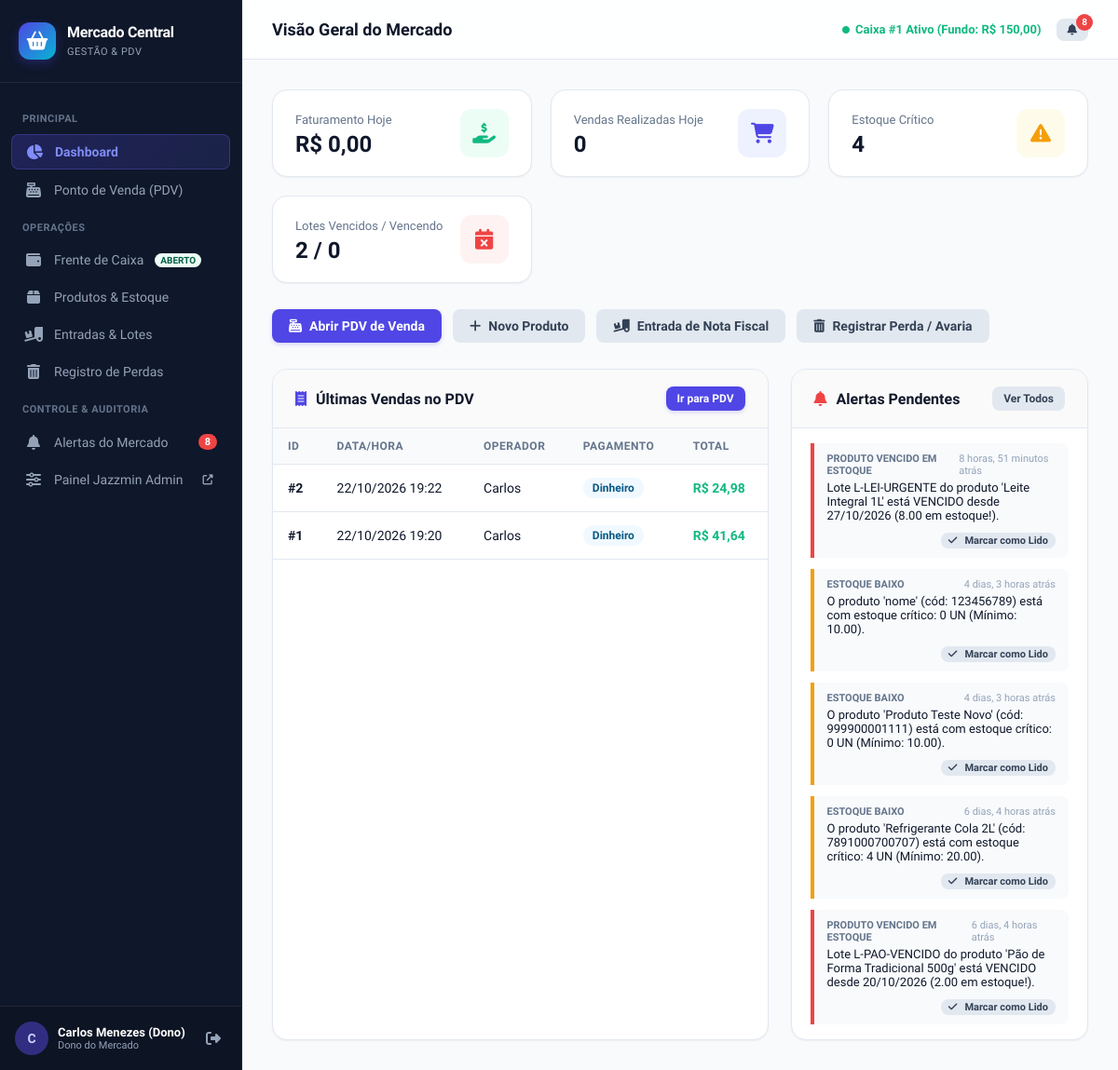
Screenshot of / (signed in) with the database file from the repository.
### mercado/models.py (models this page shows, shortened)
class Usuario(AbstractUser):
    PAPEIS = (
        ('DONO', 'Dono do Mercado'),
        ('GERENTE', 'Gerente'),
        ('OPERADOR', 'Operador de Caixa'),
        ('ESTOQUISTA', 'Estoquista'),
    )
    papel = models.CharField(max_length=20, choices=PAPEIS, default='OPERADOR', verbose_name='Papel')
    class Meta:
        verbose_name = 'Usuário'
        verbose_name_plural = 'Usuários'

class Caixa(models.Model):
    operador = models.ForeignKey(Usuario, on_delete=models.PROTECT, related_name='caixas', verbose_name='Operador')
    aberto = models.BooleanField(default=True, verbose_name='Caixa Aberto?')
    data_abertura = models.DateTimeField(default=timezone.now, blank=True, verbose_name='Data de Abertura')
    data_fechamento = models.DateTimeField(null=True, blank=True, verbose_name='Data de Fechamento')
    fundo_troco_inicial = models.DecimalField(max_digits=10, decimal_places=2, default=0, verbose_name='Fundo de Troco Inicial (R$)')
    valor_fisico_conferido = models.DecimalField(max_digits=10, decimal_places=2, null=True, blank=True, verbose_name='Valor Físico Conferido (R$)')
    valor_sistema = models.DecimalField(max_digits=10, decimal_places=2, default=0, verbose_name='Valor Esperado no Sistema (R$)')
    observacao = models.TextField(blank=True, null=True, verbose_name='Observação do Fechamento')
    class Meta:
        verbose_name = 'Caixa'
        verbose_name_plural = 'Caixas'
        ordering = ['-data_abertura']

class Venda(models.Model):
    MEIOS_PAGAMENTO = (
        ('DINHEIRO', 'Dinheiro'),
        ('CARTAO_DEBITO', 'Cartão de Débito'),
        ('CARTAO_CREDITO', 'Cartão de Crédito'),
        ('PIX', 'PIX'),
    )
    caixa = models.ForeignKey(Caixa, on_delete=models.CASCADE, related_name='vendas', null=True, blank=True, verbose_name='Caixa')
    operador = models.ForeignKey(Usuario, on_delete=models.PROTECT, related_name='vendas_realizadas', verbose_name='Operador')
    meio_pagamento = models.CharField(max_length=30, choices=MEIOS_PAGAMENTO, default='DINHEIRO', verbose_name='Meio de Pagamento')
    data_venda = models.DateTimeField(default=timezone.now, blank=True, verbose_name='Data da Venda')
    sincronizado_offline = models.BooleanField(default=False, verbose_name='Sincronizado Offline?')
    total = models.DecimalField(max_digits=10, decimal_places=2, default=0, verbose_name='Valor Total (R$)')
    class Meta:
        verbose_name = 'Venda'
        verbose_name_plural = 'Vendas'
        ordering = ['-data_venda']

class Alerta(models.Model):
    TIPOS = (
        ('ESTOQUE_BAIXO', 'Estoque Baixo'),
        ('VENCIMENTO_PROXIMO', 'Produto Próximo do Vencimento'),
        ('VENCIDO', 'Produto Vencido em Estoque'),
        ('DIFERENCA_CAIXA', 'Diferença no Fechamento de Caixa'),
        ('SISTEMA', 'Aviso do Sistema'),
    )
    tipo = models.CharField(max_length=30, choices=TIPOS, default='ESTOQUE_BAIXO', verbose_name='Tipo de Alerta')
    mensagem = models.TextField(verbose_name='Mensagem do Alerta')
    visto = models.BooleanField(default=False, verbose_name='Visto pelo Dono?')
    data_criacao = models.DateTimeField(default=timezone.now, blank=True, verbose_name='Data de Criação')
    produto = models.ForeignKey(Produto, on_delete=models.CASCADE, null=True, blank=True, related_name='alertas')
    lote = models.ForeignKey(Lote, on_delete=models.CASCADE, null=True, blank=True, related_name='alertas')
    class Meta:
        verbose_name = 'Alerta'
        verbose_name_plural = 'Alertas'
        ordering = ['visto', '-data_criacao']

### mercado/views.py (the view)
# urls.py: path('', views.dashboard_view, name='dashboard'),
@login_required
def dashboard_view(request):
    hoje = timezone.now().date()
    ControladorAlertas.verificar_alertas()
    vendas_hoje = Venda.objects.filter(data_venda__date=hoje)
    total_faturado_hoje = vendas_hoje.aggregate(total=Sum('total'))['total'] or Decimal('0')
    qtd_vendas_hoje = vendas_hoje.count()
    total_produtos = Produto.objects.filter(ativo=True).count()
    produtos_estoque_baixo = [p for p in Produto.objects.filter(ativo=True) if p.precisa_alerta_estoque()]
    lotes_vencendo = Lote.objects.filter(
        quantidade__gt=0,
        data_validade__lte=hoje + timezone.timedelta(days=15),
        data_validade__gte=hoje
    ).count()
    lotes_vencidos = Lote.objects.filter(
        quantidade__gt=0,
        data_validade__lt=hoje
    ).count()
    ultimas_vendas = Venda.objects.select_related('operador', 'caixa').order_by('-data_venda')[:6]
    alertas_recentes = Alerta.objects.filter(visto=False).order_by('-data_criacao')[:5]
    caixa_atual = Caixa.objects.filter(operador=request.user, aberto=True).first()
    caixas_abertos = Caixa.objects.filter(aberto=True)
    context = {
        'total_faturado_hoje': total_faturado_hoje,
        'qtd_vendas_hoje': qtd_vendas_hoje,
        'total_produtos': total_produtos,
        'qtd_estoque_baixo': len(produtos_estoque_baixo),
        'lotes_vencendo': lotes_vencendo,
        'lotes_vencidos': lotes_vencidos,
        'ultimas_vendas': ultimas_vendas,
        'alertas_recentes': alertas_recentes,
        'caixa_atual': caixa_atual,
        'caixas_abertos': caixas_abertos,
    }
    return render(request, 'mercado/dashboard.html', context)

### templates/mercado/dashboard.html (shortened to what this page needs)
{% extends 'base.html' %}
{% block page_title %}Visão Geral do Mercado{% endblock %}
{% block content %}
<div class="metrics-grid">
  <div class="metric-card">
    <div class="metric-info">
      <span>Faturamento Hoje</span>
      <h3>R$ {{ total_faturado_hoje|floatformat:2 }}</h3>
    </div>
    <div class="metric-icon emerald">
      <i class="fas fa-hand-holding-usd"></i>
    </div>
  </div>
  <div class="metric-card">
    <div class="metric-info">
      <span>Vendas Realizadas Hoje</span>
      <h3>{{ qtd_vendas_hoje }}</h3>
    </div>
    <div class="metric-icon indigo">
      <i class="fas fa-shopping-cart"></i>
    </div>
  </div>
  <div class="metric-card">
    <div class="metric-info">
      <span>Estoque Crítico</span>
      <h3>{{ qtd_estoque_baixo }}</h3>
    </div>
    <div class="metric-icon amber">
      <i class="fas fa-exclamation-triangle"></i>
    </div>
  </div>
  <div class="metric-card">
    <div class="metric-info">
      <span>Lotes Vencidos / Vencendo</span>
      <h3>{{ lotes_vencidos }} / {{ lotes_vencendo }}</h3>
    </div>
    <div class="metric-icon rose">
      <i class="fas fa-calendar-times"></i>
    </div>
  </div>
</div>
<div style="display: flex; gap: 12px; margin-bottom: 28px; flex-wrap: wrap;">
  <a href="{% url 'pdv' %}" class="btn btn-primary">
    <i class="fas fa-cash-register"></i> Abrir PDV de Venda
  </a>
  <a href="{% url 'produto_criar' %}" class="btn btn-secondary">
    <i class="fas fa-plus"></i> Novo Produto
  </a>
  <a href="{% url 'entrada_mercadoria' %}" class="btn btn-secondary">
    <i class="fas fa-truck-loading"></i> Entrada de Nota Fiscal
  </a>
  <a href="{% url 'perda_registrar' %}" class="btn btn-secondary">
    <i class="fas fa-trash-alt"></i> Registrar Perda / Avaria
  </a>
</div>
<div style="display: grid; grid-template-columns: 2fr 1.2fr; gap: 24px;">
  <div class="card">
    <div class="card-header">
      <h3><i class="fas fa-receipt" style="color: var(--primary);"></i> Últimas Vendas no PDV</h3>
      <a href="{% url 'pdv' %}" class="btn btn-sm btn-primary">Ir para PDV</a>
    </div>
    <div class="table-responsive">
      <table class="custom-table">
        <thead>
          <tr>
            <th>ID</th>
            <th>Data/Hora</th>
            <th>Operador</th>
            <th>Pagamento</th>
            <th>Total</th>
          </tr>
        </thead>
        <tbody>
          {% for venda in ultimas_vendas %}
            <tr>
              <td><strong>#{{ venda.id }}</strong></td>
              <td>{{ venda.data_venda|date:"d/m/Y H:i" }}</td>
              <td>{{ venda.operador.first_name|default:venda.operador.username }}</td>
              <td>
                <span class="badge badge-info">{{ venda.get_meio_pagamento_display }}</span>
              </td>
              <td><strong style="color: var(--success);">R$ {{ venda.total|floatformat:2 }}</strong></td>
            </tr>
          {% empty %}
            <tr>
              <td colspan="5" style="text-align: center; color: var(--text-muted); padding: 30px;">
                Nenhuma venda registrada hoje ainda. <a href="{% url 'pdv' %}">Iniciar uma venda agora</a>.
              </td>
            </tr>
          {% endfor %}
        </tbody>
      </table>
    </div>
  </div>
  <div class="card">
    <div class="card-header">
      <h3><i class="fas fa-bell" style="color: var(--danger);"></i> Alertas Pendentes</h3>
      <a href="{% url 'alerta_lista' %}" class="btn btn-sm btn-secondary">Ver Todos</a>
    </div>
    <div class="card-body" style="padding: 16px 20px;">
      {% if alertas_recentes %}
        <div style="display: flex; flex-direction: column; gap: 12px;">
          {% for alerta in alertas_recentes %}
            <div style="border-left: 4px solid {% if alerta.tipo == 'VENCIDO' %}var(--danger){% elif alerta.tipo == 'ESTOQUE_BAIXO' %}var(--warning){% else %}var(--info){% endif %}; padding: 10px 14px; background: #f8fafc; border-radius: 0 var(--radius-sm) var(--radius-sm) 0;">
              <div style="display: flex; justify-content: space-between; align-items: center; margin-bottom: 4px;">
                <span style="font-size: 11px; font-weight: 700; text-transform: uppercase; color: var(--text-muted);">{{ alerta.get_tipo_display }}</span>
                <span style="font-size: 11px; color: var(--text-light);">{{ alerta.data_criacao|timesince }} atrás</span>
              </div>
              <p style="font-size: 13px; color: var(--text-main); margin-bottom: 8px;">{{ alerta.mensagem }}</p>
              <div style="text-align: right;">
                <a href="{% url 'alerta_marcar_visto' alerta.id %}" class="btn btn-sm btn-secondary" style="padding: 2px 8px; font-size: 11px;">
                  <i class="fas fa-check"></i> Marcar como Lido
                </a>
              </div>
            </div>
          {% endfor %}
        </div>
      {% else %}
        <div style="text-align: center; color: var(--text-muted); padding: 30px 0;">
          <i class="fas fa-check-circle" style="font-size: 32px; color: var(--success); margin-bottom: 8px; display: block;"></i>
          Tudo certo! Nenhum alerta crítico pendente no mercado.
        </div>
      {% endif %}
    </div>
  </div>
</div>
{% endblock %}

### templates/base.html (shortened to what this page needs)
{% load static %}
<!DOCTYPE html>
<html lang="pt-br">
<head>
  <link rel="stylesheet" href="https://cdnjs.cloudflare.com/ajax/libs/font-awesome/6.5.1/css/all.min.css">
  <link rel="stylesheet" href="{% static 'css/custom.css' %}">
</head>
<body>
  <aside class="app-sidebar">
    <div class="brand-header">
      <div class="brand-icon">
        <i class="fas fa-shopping-basket"></i>
      </div>
      <div class="brand-text">
        <h1>Mercado Central</h1>
        <span>Gestão &amp; PDV</span>
      </div>
    </div>
    <ul class="sidebar-menu">
      <li class="menu-section-title">Principal</li>
      <li>
        <a href="{% url 'dashboard' %}" class="{% if request.resolver_match.url_name == 'dashboard' %}active{% endif %}">
          <i class="fas fa-chart-pie"></i>
          <span>Dashboard</span>
        </a>
      </li>
      <li>
        <a href="{% url 'pdv' %}" class="{% if request.resolver_match.url_name == 'pdv' %}active{% endif %}">
          <i class="fas fa-cash-register"></i>
          <span>Ponto de Venda (PDV)</span>
        </a>
      </li>
      <li class="menu-section-title">Operações</li>
      <li>
        <a href="{% url 'caixa_status' %}" class="{% if 'caixa' in request.resolver_match.url_name %}active{% endif %}">
          <i class="fas fa-wallet"></i>
          <span>Frente de Caixa</span>
          {% if caixa_aberto_usuario %}
            <span class="badge badge-success" style="font-size: 10px; padding: 2px 6px;">ABERTO</span>
          {% else %}
            <span class="badge badge-neutral" style="font-size: 10px; padding: 2px 6px;">FECHADO</span>
          {% endif %}
        </a>
      </li>
      <li>
        <a href="{% url 'produto_lista' %}" class="{% if 'produto' in request.resolver_match.url_name %}active{% endif %}">
          <i class="fas fa-box"></i>
          <span>Produtos &amp; Estoque</span>
        </a>
      </li>
      <li>
        <a href="{% url 'entrada_lista' %}" class="{% if 'entrada' in request.resolver_match.url_name %}active{% endif %}">
          <i class="fas fa-truck-loading"></i>
          <span>Entradas &amp; Lotes</span>
        </a>
      </li>
      <li>
        <a href="{% url 'perda_lista' %}" class="{% if 'perda' in request.resolver_match.url_name %}active{% endif %}">
          <i class="fas fa-trash-alt"></i>
          <span>Registro de Perdas</span>
        </a>
      </li>
      <li class="menu-section-title">Controle &amp; Auditoria</li>
      <li>
        <a href="{% url 'alerta_lista' %}" class="{% if 'alerta' in request.resolver_match.url_name %}active{% endif %}">
          <i class="fas fa-bell"></i>
          <span>Alertas do Mercado</span>
          {% if total_alertas > 0 %}
            <span class="menu-badge">{{ total_alertas }}</span>
          {% endif %}
        </a>
      </li>
      {% if user.is_staff %}
      <li>
        <a href="/admin/" target="_blank">
          <i class="fas fa-sliders-h"></i>
          <span>Painel Jazzmin Admin</span>
          <i class="fas fa-external-link-alt" style="font-size: 11px; margin-left: auto;"></i>
        </a>
      </li>
      {% endif %}
    </ul>
    <div class="sidebar-footer">
      <div class="user-card">
        <div class="user-avatar">
          {{ user.first_name|default:user.username|slice:":1"|upper }}
        </div>
        <div class="user-info">
          <div class="name">{{ user.get_full_name|default:user.username }}</div>
          <div class="role">{{ user.get_papel_display }}</div>
        </div>
      </div>
      <a href="{% url 'logout' %}" class="btn-logout" title="Sair do Sistema">
        <i class="fas fa-sign-out-alt"></i>
      </a>
    </div>
  </aside>
  <main class="app-main">
    <header class="top-navbar">
      <div class="navbar-title">
        <h2>{% block page_title %}Dashboard{% endblock %}</h2>
      </div>
      <div class="navbar-actions">
        {% if caixa_aberto_usuario %}
          <div style="font-size: 13px; color: var(--success); font-weight: 600; display: flex; align-items: center; gap: 6px;">
            <i class="fas fa-circle" style="font-size: 8px;"></i>
            <span>Caixa #{{ caixa_aberto_usuario.id }} Ativo (Fundo: R$ {{ caixa_aberto_usuario.fundo_troco_inicial }})</span>
          </div>
        {% else %}
          <a href="{% url 'caixa_abrir' %}" class="btn btn-sm btn-primary">
            <i class="fas fa-key"></i> Abrir Caixa
          </a>
        {% endif %}
        <a href="{% url 'alerta_lista' %}" class="btn btn-sm btn-secondary" style="position: relative;" title="Alertas">
          <i class="fas fa-bell"></i>
          {% if total_alertas > 0 %}
            <span style="position: absolute; top: -5px; right: -5px; background: var(--danger); color: #fff; border-radius: 9999px; width: 18px; height: 18px; font-size: 10px; display: flex; align-items: center; justify-content: center; font-weight: bold;">
              {{ total_alertas }}
            </span>
          {% endif %}
        </a>
      </div>
    </header>
    <div class="page-content">
      {% block content %}{% endblock %}
    </div>
  </main>
</body>
</html>

### rows the page displays
Usuario: first_name "C", get_full_name "Carlos Menezes (Dono)", papel "Dono do Mercado"
Caixa: id "1", fundo_troco_inicial "150,00"
Venda: id "2", data_venda "22/10/2026 19:22", operador.first_name "Carlos", meio_pagamento "Dinheiro", total "24,98"
Venda: id "1", data_venda "22/10/2026 19:20", operador.first_name "Carlos", meio_pagamento "Dinheiro", total "41,64"
Alerta: tipo "PRODUTO VENCIDO EM ESTOQUE", data_criacao "8 horas, 51 minutos", mensagem "Lote L-LEI-URGENTE do produto 'Leite Integral 1L' está VENCIDO desde 27/10/2026 (8.00 em estoque!)."
Alerta: tipo "ESTOQUE BAIXO", data_criacao "4 dias, 3 horas", mensagem "O produto 'nome' (cód: 123456789) está com estoque crítico: 0 UN (Mínimo: 10.00)."
Alerta: tipo "ESTOQUE BAIXO", data_criacao "4 dias, 3 horas", mensagem "O produto 'Produto Teste Novo' (cód: 999900001111) está com estoque crítico: 0 UN (Mínimo: 10.00)."
Alerta: tipo "ESTOQUE BAIXO", data_criacao "6 dias, 4 horas", mensagem "O produto 'Refrigerante Cola 2L' (cód: 7891000700707) está com estoque crítico: 4 UN (Mínimo: 20.00)."
Alerta: tipo "PRODUTO VENCIDO EM ESTOQUE", data_criacao "6 dias, 4 horas", mensagem "Lote L-PAO-VENCIDO do produto 'Pão de Forma Tradicional 500g' está VENCIDO desde 20/10/2026 (2.00 em estoque!)."

### other values shown
{{ total_alertas }} "8"
{{ total_faturado_hoje|floatformat:2 }} "0,00"
{{ qtd_vendas_hoje }} "0"
{{ qtd_estoque_baixo }} "4"
{{ lotes_vencidos }} "2"
{{ lotes_vencendo }} "0"
